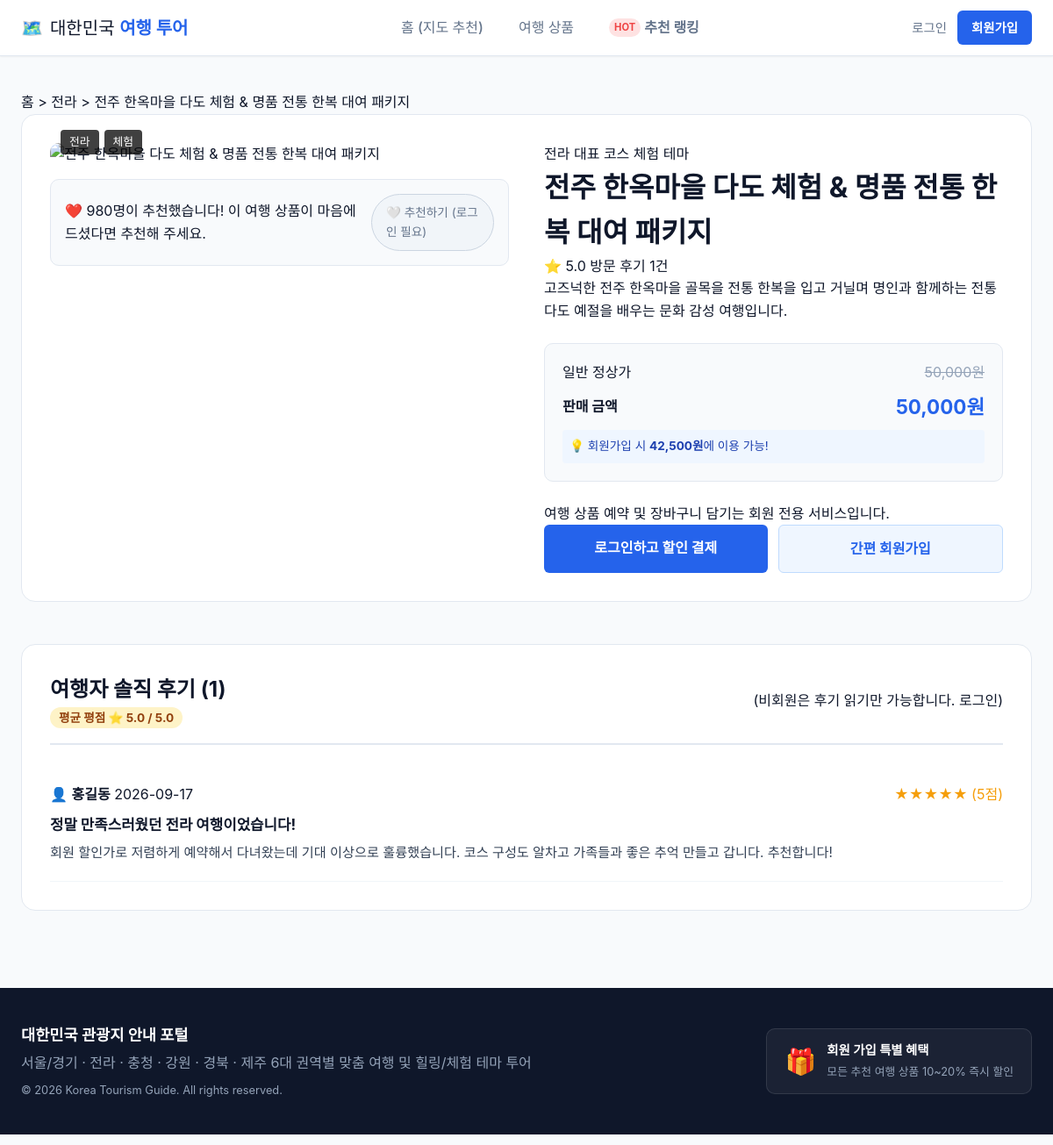
The app's page /products/3 with its own data.
### models/tour.py (models this page shows, shortened)
class TourProduct(db.Model):
    __tablename__ = 'tour_products'
    id = db.Column(db.Integer, primary_key=True)
    name = db.Column(db.String(150), nullable=False, index=True)
    description = db.Column(db.Text, nullable=False)
    region = db.Column(db.String(50), nullable=False, index=True) # 6개 지역
    theme_id = db.Column(db.Integer, db.ForeignKey('themes.id'), nullable=False)
    original_price = db.Column(db.Integer, nullable=False)
    member_discount_rate = db.Column(db.Float, default=0.15) # 회원 15% 기본 할인
    recommendation_count = db.Column(db.Integer, default=0, index=True) # 누적 추천수
    image_url = db.Column(db.String(255), default='/static/img/default-tour.jpg')
    created_at = db.Column(db.DateTime, default=lambda: datetime.now(timezone.utc))
    reviews = db.relationship('Review', backref='product', lazy='dynamic', cascade='all, delete-orphan')
    likes = db.relationship('ProductLike', backref='product', lazy='dynamic', cascade='all, delete-orphan')
    order_items = db.relationship('OrderItem', backref='product', lazy='dynamic')
    cart_items = db.relationship('CartItem', backref='product', lazy='dynamic')
    def get_discounted_price(self, is_member=False):
        if is_member:
            return int(self.original_price * (1 - self.member_discount_rate))
        return self.original_price
    def get_average_rating(self):
        review_list = self.reviews.all()
        if not review_list:
            return 0.0
        return round(sum(r.rating for r in review_list) / len(review_list), 1)
    def is_liked_by(self, user):
        if not user or not user.is_authenticated:
            return False
        return self.likes.filter_by(user_id=user.id).first() is not None

class Theme(db.Model):
    __tablename__ = 'themes'
    id = db.Column(db.Integer, primary_key=True)
    code = db.Column(db.String(50), unique=True, nullable=False) # e.g. RESORT, EXPERIENCE
    name = db.Column(db.String(50), unique=True, nullable=False) # '휴양지', '체험'
    description = db.Column(db.String(200), nullable=True)
    is_active = db.Column(db.Boolean, default=True)
    products = db.relationship('TourProduct', backref='theme', lazy='dynamic')

### models/review.py (models this page shows, shortened)
class Review(db.Model):
    __tablename__ = 'reviews'
    id = db.Column(db.Integer, primary_key=True)
    user_id = db.Column(db.Integer, db.ForeignKey('users.id', ondelete='CASCADE'), nullable=False)
    product_id = db.Column(db.Integer, db.ForeignKey('tour_products.id', ondelete='CASCADE'), nullable=False)
    title = db.Column(db.String(150), nullable=False)
    content = db.Column(db.Text, nullable=False)
    rating = db.Column(db.Integer, default=5, nullable=False) # 1~5
    created_at = db.Column(db.DateTime, default=lambda: datetime.now(timezone.utc))
    updated_at = db.Column(db.DateTime, default=lambda: datetime.now(timezone.utc), onupdate=lambda: datetime.now(timezone.utc))

### models/user.py (models this page shows, shortened)
class User(UserMixin, db.Model):
    __tablename__ = 'users'
    id = db.Column(db.Integer, primary_key=True)
    username = db.Column(db.String(50), unique=True, nullable=False, index=True) # ID
    password_hash = db.Column(db.String(255), nullable=False)
    name = db.Column(db.String(80), nullable=False)                                # 이름
    email = db.Column(db.String(120), unique=True, nullable=False, index=True)   # email
    phone = db.Column(db.String(30), unique=True, nullable=False)                 # 전화번호
    role = db.Column(db.String(20), default='MEMBER')                             # MEMBER, ADMIN
    created_at = db.Column(db.DateTime, default=lambda: datetime.now(timezone.utc))
    reviews = db.relationship('Review', backref='author', lazy='dynamic', cascade='all, delete-orphan')
    orders = db.relationship('Order', backref='user', lazy='dynamic', cascade='all, delete-orphan')
    cart = db.relationship('Cart', backref='user', uselist=False, cascade='all, delete-orphan')
    likes = db.relationship('ProductLike', backref='user', lazy='dynamic', cascade='all, delete-orphan')

### views/product_views.py (the view)
@product_bp.route('/<int:product_id>')
def detail(product_id):
    product = TourProduct.query.get_or_404(product_id)
    cart_form = AddToCartForm(product_id=product.id)
    is_liked = product.is_liked_by(current_user)
    reviews = product.reviews.order_by(db.desc('created_at')).all()
    related_products = TourProduct.query.filter(
        TourProduct.region == product.region,
        TourProduct.id != product.id
    ).limit(3).all()
    return render_template(
        'product/detail.html',
        product=product,
        cart_form=cart_form,
        is_liked=is_liked,
        reviews=reviews,
        related_products=related_products
    )

### app.py (called while the page is built)
def create_app(config_class=Config):
    app = Flask(__name__, static_folder='static', template_folder='templates')
    app.config.from_object(config_class)
    db.init_app(app)
    login_manager.init_app(app)
    csrf.init_app(app)
    register_blueprints(app)
    @app.context_processor
    def inject_cart_count():
        from flask_login import current_user
        if current_user.is_authenticated and current_user.cart:
            return {'cart_count': current_user.cart.get_total_count()}
        return {'cart_count': 0}
    @app.errorhandler(404)
    def not_found_error(error):
        return render_template('base.html'), 404
    @app.errorhandler(500)
    def internal_error(error):
        db.session.rollback()
        return render_template('base.html'), 500
    with app.app_context():
        db.create_all()
    return app

### templates/product/detail.html (shortened to what this page needs)
{% extends "base.html" %}
{% block content %}
<div class="container page-content">
  <div class="breadcrumb">
    <a href="{{ url_for('main.index') }}">홈</a> &gt;
    <a href="{{ url_for('product.list_products', region=product.region) }}">{{ product.region }}</a> &gt;
    <span class="current">{{ product.name }}</span>
  </div>
  <div class="product-detail-layout">
    <div class="detail-gallery">
      <div class="main-image-wrap">
        <img src="{{ product.image_url }}" alt="{{ product.name }}" class="detail-main-img" onerror="this.src='/static/img/default-tour.jpg'">
        <div class="image-tags">
          <span class="tag-region">{{ product.region }}</span>
          <span class="tag-theme">{{ product.theme.name }}</span>
        </div>
      </div>
      <div class="recommend-box">
        <div class="recommend-info">
          <span class="recommend-count">❤️ {{ product.recommendation_count }}명이 추천했습니다!</span>
          <span class="recommend-desc">이 여행 상품이 마음에 드셨다면 추천해 주세요.</span>
        </div>
        {% if current_user.is_authenticated %}
          <form action="{{ url_for('product.toggle_like', product_id=product.id) }}" method="POST">
            <input type="hidden" name="csrf_token" value="{{ csrf_token() }}">
            <button type="submit" class="btn-like {% if is_liked %}liked{% endif %}">
              {% if is_liked %}❤️ 추천 완료 (취소){% else %}🤍 추천하기{% endif %}
            </button>
          </form>
        {% else %}
          <a href="{{ url_for('auth.login', next=request.path) }}" class="btn-like-disabled">
            🤍 추천하기 (로그인 필요)
          </a>
        {% endif %}
      </div>
    </div>
    <div class="detail-info-panel">
      <div class="info-badges">
        <span class="badge-accent">{{ product.region }} 대표 코스</span>
        <span class="badge-sub">{{ product.theme.name }} 테마</span>
      </div>
      <h1 class="detail-title">{{ product.name }}</h1>
      <div class="rating-summary">
        <span class="stars">⭐ {{ product.get_average_rating() }}</span>
        <span class="review-count">방문 후기 {{ reviews|length }}건</span>
      </div>
      <p class="detail-intro">{{ product.description }}</p>
      <div class="pricing-card">
        <div class="price-row">
          <span class="label">일반 정상가</span>
          <span class="val-orig">{{ "{:,}".format(product.original_price) }}원</span>
        </div>
        {% if current_user.is_authenticated %}
          <div class="price-row discount-row">
            <span class="label">회원 우대 할인 ({{ (product.member_discount_rate * 100)|int }}%)</span>
            <span class="val-discount">- {{ "{:,}".format(product.get_discount_amount(True)) }}원</span>
          </div>
          <div class="price-row final-row">
            <span class="label"><strong>회원 최종 혜택가</strong></span>
            <span class="val-final"><strong>{{ "{:,}".format(product.get_discounted_price(True)) }}원</strong></span>
          </div>
        {% else %}
          <div class="price-row final-row">
            <span class="label"><strong>판매 금액</strong></span>
            <span class="val-final"><strong>{{ "{:,}".format(product.original_price) }}원</strong></span>
          </div>
          <div class="guest-banner">
            <p>💡 <a href="{{ url_for('auth.signup') }}">회원가입</a> 시 <strong>{{ "{:,}".format(product.get_discounted_price(True)) }}원</strong>에 이용 가능!</p>
          </div>
        {% endif %}
      </div>
      <div class="order-action-box">
        {% if current_user.is_authenticated %}
          <form action="{{ url_for('cart.add_to_cart') }}" method="POST" class="cart-form">
            {{ cart_form.hidden_tag() }}
            <div class="qty-selector">
              <label for="quantity">수량 / 인원:</label>
              {{ cart_form.quantity(class="qty-input", min=1, max=99) }}
            </div>
            <div class="btn-group-action">
              {{ cart_form.submit(class="btn-secondary-action") }}
              <a href="{{ url_for('order.checkout', product_id=product.id, quantity=1) }}" class="btn-primary-action">
                즉시 예약/결제하기
              </a>
            </div>
          </form>
        {% else %}
          <div class="login-prompt-box">
            <p>여행 상품 예약 및 장바구니 담기는 회원 전용 서비스입니다.</p>
            <div class="btn-group-action">
              <a href="{{ url_for('auth.login', next=request.path) }}" class="btn-primary-action">로그인하고 할인 결제</a>
              <a href="{{ url_for('auth.signup') }}" class="btn-secondary-action">간편 회원가입</a>
            </div>
          </div>
        {% endif %}
      </div>
    </div>
  </div>
  <section class="reviews-section" id="reviews">
    <div class="reviews-header">
      <div class="reviews-title-wrap">
        <h2>여행자 솔직 후기 <span class="count">({{ reviews|length }})</span></h2>
        <span class="rating-pill">평균 평점 ⭐ {{ product.get_average_rating() }} / 5.0</span>
      </div>
      <div class="reviews-cta">
        {% if current_user.is_authenticated %}
          <a href="{{ url_for('review.create_review', product_id=product.id) }}" class="btn-primary">
            ✏️ 후기 작성하기
          </a>
        {% else %}
          <span class="non-member-tip">
            (비회원은 후기 읽기만 가능합니다. <a href="{{ url_for('auth.login', next=request.path) }}">로그인</a>)
          </span>
        {% endif %}
      </div>
    </div>
    {% if reviews %}
      <div class="reviews-list">
        {% for r in reviews %}
          <div class="review-card">
            <div class="review-top">
              <div class="review-author">
                <span class="avatar-icon">👤</span>
                <strong>{{ r.author.name }}</strong>
                <span class="review-date">{{ r.created_at.strftime('%Y-%m-%d') }}</span>
              </div>
              <div class="review-stars">
                {% for _ in range(r.rating) %}★{% endfor %}{% for _ in range(5 - r.rating) %}☆{% endfor %}
                <span class="score">({{ r.rating }}점)</span>
              </div>
            </div>
            <h4 class="review-subject">{{ r.title }}</h4>
            <p class="review-text">{{ r.content }}</p>
          </div>
        {% endfor %}
      </div>
    {% endif %}
  </section>
</div>
{% endblock %}

### templates/base.html (shortened to what this page needs)
<!DOCTYPE html>
<html lang="ko">
<head>
  <link rel="stylesheet" as="style" crossorigin href="https://cdn.jsdelivr.net/gh/orioncactus/pretendard@v1.3.9/dist/web/static/pretendard.css">
  <link rel="stylesheet" href="{{ url_for('static', filename='css/style.css') }}">
</head>
<body>
  <header class="navbar">
    <div class="nav-container">
      <a href="{{ url_for('main.index') }}" class="brand-logo">
        <span class="logo-icon">🗺️</span>
        <span class="logo-text">대한민국 <strong>여행 투어</strong></span>
      </a>
      <nav class="nav-links">
        <a href="{{ url_for('main.index') }}" class="nav-link {% if request.endpoint == 'main.index' %}active{% endif %}">홈 (지도 추천)</a>
        <a href="{{ url_for('product.list_products') }}" class="nav-link {% if request.endpoint == 'product.list_products' %}active{% endif %}">여행 상품</a>
        <a href="{{ url_for('product.popular') }}" class="nav-link nav-highlight {% if request.endpoint == 'product.popular' %}active{% endif %}">
          <span class="badge-hot">HOT</span> 추천 랭킹
        </a>
      </nav>
      <div class="nav-auth">
        {% if current_user.is_authenticated %}
          <a href="{{ url_for('cart.view_cart') }}" class="cart-btn" title="내 장바구니">
            <span class="cart-icon">🛒</span>
            <span class="cart-label">장바구니</span>
            {% if current_user.cart and current_user.cart.items.count() > 0 %}
              <span class="cart-count">{{ current_user.cart.get_total_count() }}</span>
            {% endif %}
          </a>
          <span class="user-greeting">
            <strong>{{ current_user.name }}</strong>님
            <span class="member-tag">회원 할인중</span>
          </span>
          <a href="{{ url_for('order.history') }}" class="btn-text">주문내역</a>
          <a href="{{ url_for('auth.logout') }}" class="btn-outline">로그아웃</a>
        {% else %}
          <a href="{{ url_for('auth.login') }}" class="btn-text">로그인</a>
          <a href="{{ url_for('auth.signup') }}" class="btn-primary">회원가입</a>
        {% endif %}
      </div>
    </div>
  </header>
  <main class="main-wrapper">
    {% block content %}{% endblock %}
  </main>
  <footer class="footer">
    <div class="footer-container">
      <div class="footer-info">
        <h3>대한민국 관광지 안내 포털</h3>
        <p>서울/경기 · 전라 · 충청 · 강원 · 경북 · 제주 6대 권역별 맞춤 여행 및 힐링/체험 테마 투어</p>
        <p class="copyright">© 2026 Korea Tourism Guide. All rights reserved.</p>
      </div>
      <div class="footer-benefit">
        <div class="benefit-box">
          <span class="benefit-icon">🎁</span>
          <div class="benefit-text">
            <strong>회원 가입 특별 혜택</strong>
            <span>모든 추천 여행 상품 10~20% 즉시 할인</span>
          </div>
        </div>
      </div>
    </div>
  </footer>
</body>
</html>

### records on screen
TourProduct: region "전라", name "전주 한옥마을 다도 체험 & 명품 전통 한복 대여 패키지", recommendation_count "980", description "고즈넉한 전주 한옥마을 골목을 전통 한복을 입고 거닐며 명인과 함께하는 전통 다도 예절을 배우는 문화 감성 여행입니다.", original_price "50,000", get_discounted_price "42,500"
Theme: theme.name "체험"
Review: get_average_rating "5.0", author.name "홍길동", created_at "2026-09-17", rating "5", title "정말 만족스러웠던 전라 여행이었습니다!", content "회원 할인가로 저렴하게 예약해서 다녀왔는데 기대 이상으로 훌륭했습니다. 코스 구성도 알차고 가족들과 좋은 추억 만들고 갑니다. 추천합니다!"

### other values on screen
{{ reviews|length }} "1"
